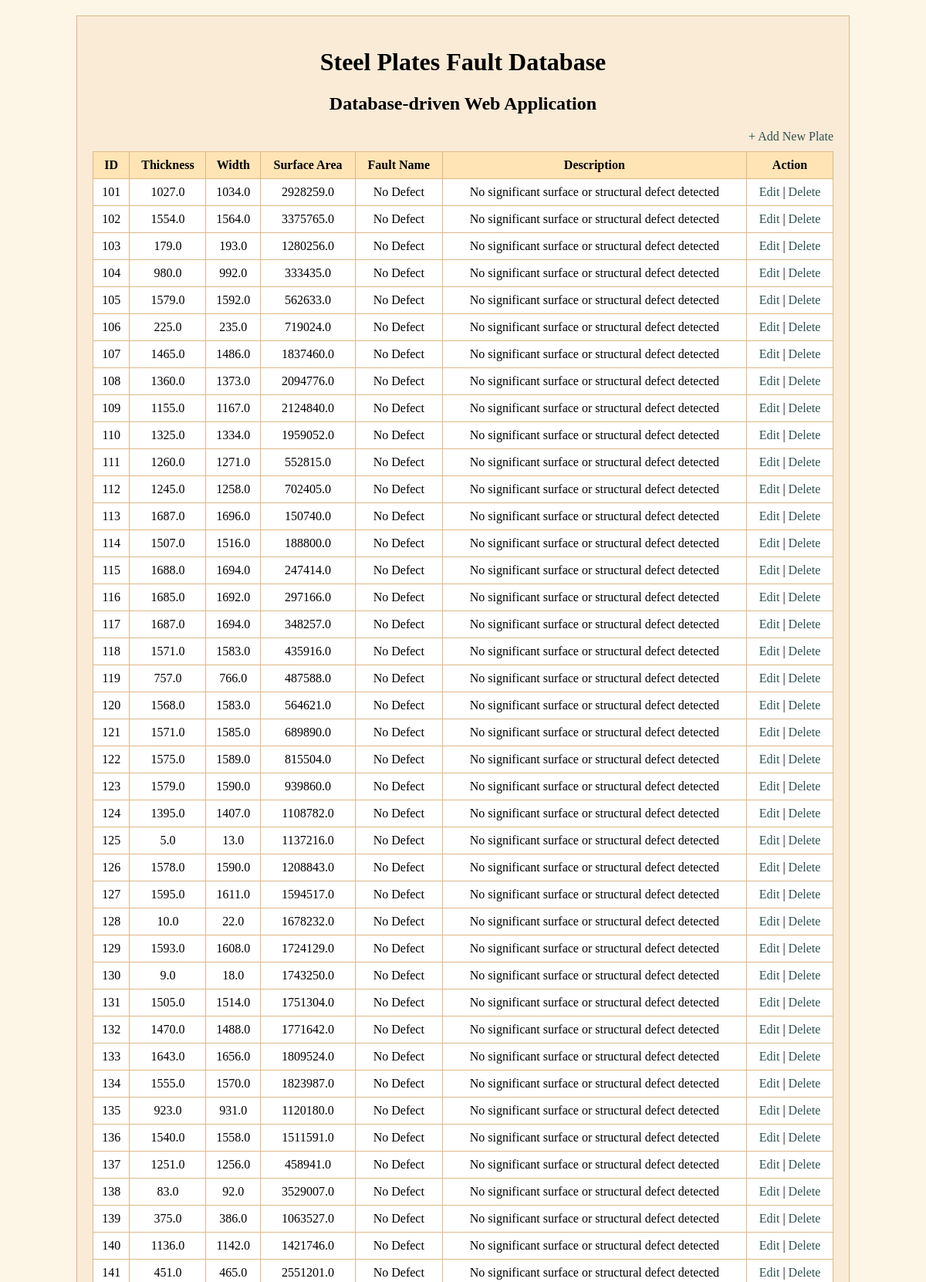
Screenshot of /plates?page=3 (upper part) with the database file from the repository.
### tables this page shows
CREATE TABLE plates (
    id INTEGER PRIMARY KEY AUTOINCREMENT,
    thickness REAL, width REAL, length REAL, surface_area REAL, edge_roughness REAL, surface_variance REAL, brightness REAL, reflectivity REAL, luminosity REAL, hardness REAL, density REAL, temperature REAL, vibration_level REAL, pressure REAL, tensile_strength REAL, yield_strength REAL, elongation REAL, grain_size REAL, oxidation_level REAL, corrosion_index REAL, crack_density REAL, scratch_intensity REAL, stain_ratio REAL, defect_area_ratio REAL, flatness REAL, alignment_error REAL, quality_score REAL, fault_type TEXT
);

CREATE TABLE faults (
    fault_code TEXT PRIMARY KEY,
    fault_name TEXT,
    description TEXT
);

### app.py (the view)
@app.route("/plates")
def show_plates():
    page = request.args.get("page", default=1, type=int)
    if page < 1:
        page = 1
    per_page = 50
    offset = (page - 1) * per_page
    conn = get_db_connection()
    cursor = conn.cursor()
    cursor.execute(
        """
        SELECT
            p.id,
            p.thickness,
            p.width,
            p.surface_area,
            f.fault_name,
            f.description
        FROM plates p
        LEFT JOIN faults f
          ON p.fault_type = f.fault_code
        ORDER BY p.id
        LIMIT ? OFFSET ?
        """,
        (per_page, offset)
    )
    rows = cursor.fetchall()
    conn.close()
    return render_template(
        "plates.html",
        rows=rows,
        page=page
    )

### app.py (called while the page is built)
def get_db_connection():
    conn = sqlite3.connect("app.db")
    conn.row_factory = sqlite3.Row
    return conn

### templates/plates.html (shortened to what this page needs)
<!DOCTYPE html>
<html>
<head>
</head>
<body>
    <h1>Steel Plates Fault Database</h1>
    <h2>Database-driven Web Application</h2>
    <div class="top-link">
        <a href="/add">+ Add New Plate</a>
    </div>
    <table>
        <tr>
            <th>ID</th>
            <th>Thickness</th>
            <th>Width</th>
            <th>Surface Area</th>
            <th>Fault Name</th>
            <th>Description</th>
            <th>Action</th>
        </tr>
        {% for row in rows %}
        <tr>
            <td>{{ row["id"] }}</td>
            <td>{{ row["thickness"] }}</td>
            <td>{{ row["width"] }}</td>
            <td>{{ row["surface_area"] }}</td>
            <td>{{ row["fault_name"] }}</td>
            <td>{{ row["description"] }}</td>
            <td>
                <a href="/edit/{{ row['id'] }}">Edit</a> |
                <a href="/delete/{{ row['id'] }}">Delete</a>
            </td>
        </tr>
        {% endfor %}
    </table>
</body>
</html>

### templates/plates.html (style rules this page uses)
html { background-color: oldlace; }
body { background-color: antiquewhite; border: 1px solid burlywood; padding: 20px; margin: 20px auto; width: 80%; }
h1, h2 { text-align: center; }
table { width: 100%; border-collapse: collapse; background-color: white; }
th, td { border: 1px solid burlywood; padding: 8px; text-align: center; }
th { background-color: moccasin; }
a { text-decoration: none; color: darkslategray; }
.top-link { text-align: right; margin-bottom: 10px; }

### rows the page displays
plates: id "101", thickness "1027.0", width "1034.0", surface_area "2928259.0", fault_name "No Defect", description "No significant surface or structural defect detected"
plates: id "102", thickness "1554.0", width "1564.0", surface_area "3375765.0", fault_name "No Defect", description "No significant surface or structural defect detected"
plates: id "103", thickness "179.0", width "193.0", surface_area "1280256.0", fault_name "No Defect", description "No significant surface or structural defect detected"
plates: id "104", thickness "980.0", width "992.0", surface_area "333435.0", fault_name "No Defect", description "No significant surface or structural defect detected"
plates: id "105", thickness "1579.0", width "1592.0", surface_area "562633.0", fault_name "No Defect", description "No significant surface or structural defect detected"
plates: id "106", thickness "225.0", width "235.0", surface_area "719024.0", fault_name "No Defect", description "No significant surface or structural defect detected"
plates: id "107", thickness "1465.0", width "1486.0", surface_area "1837460.0", fault_name "No Defect", description "No significant surface or structural defect detected"
plates: id "108", thickness "1360.0", width "1373.0", surface_area "2094776.0", fault_name "No Defect", description "No significant surface or structural defect detected"
plates: id "109", thickness "1155.0", width "1167.0", surface_area "2124840.0", fault_name "No Defect", description "No significant surface or structural defect detected"
plates: id "110", thickness "1325.0", width "1334.0", surface_area "1959052.0", fault_name "No Defect", description "No significant surface or structural defect detected"
plates: id "111", thickness "1260.0", width "1271.0", surface_area "552815.0", fault_name "No Defect", description "No significant surface or structural defect detected"
plates: id "112", thickness "1245.0", width "1258.0", surface_area "702405.0", fault_name "No Defect", description "No significant surface or structural defect detected"
plates: id "113", thickness "1687.0", width "1696.0", surface_area "150740.0", fault_name "No Defect", description "No significant surface or structural defect detected"
plates: id "114", thickness "1507.0", width "1516.0", surface_area "188800.0", fault_name "No Defect", description "No significant surface or structural defect detected"
plates: id "115", thickness "1688.0", width "1694.0", surface_area "247414.0", fault_name "No Defect", description "No significant surface or structural defect detected"
plates: id "116", thickness "1685.0", width "1692.0", surface_area "297166.0", fault_name "No Defect", description "No significant surface or structural defect detected"
plates: id "117", thickness "1687.0", width "1694.0", surface_area "348257.0", fault_name "No Defect", description "No significant surface or structural defect detected"
plates: id "118", thickness "1571.0", width "1583.0", surface_area "435916.0", fault_name "No Defect", description "No significant surface or structural defect detected"
plates: id "119", thickness "757.0", width "766.0", surface_area "487588.0", fault_name "No Defect", description "No significant surface or structural defect detected"
plates: id "120", thickness "1568.0", width "1583.0", surface_area "564621.0", fault_name "No Defect", description "No significant surface or structural defect detected"
plates: id "121", thickness "1571.0", width "1585.0", surface_area "689890.0", fault_name "No Defect", description "No significant surface or structural defect detected"
plates: id "122", thickness "1575.0", width "1589.0", surface_area "815504.0", fault_name "No Defect", description "No significant surface or structural defect detected"
plates: id "123", thickness "1579.0", width "1590.0", surface_area "939860.0", fault_name "No Defect", description "No significant surface or structural defect detected"
plates: id "124", thickness "1395.0", width "1407.0", surface_area "1108782.0", fault_name "No Defect", description "No significant surface or structural defect detected"
plates: id "125", thickness "5.0", width "13.0", surface_area "1137216.0", fault_name "No Defect", description "No significant surface or structural defect detected"
plates: id "126", thickness "1578.0", width "1590.0", surface_area "1208843.0", fault_name "No Defect", description "No significant surface or structural defect detected"
plates: id "127", thickness "1595.0", width "1611.0", surface_area "1594517.0", fault_name "No Defect", description "No significant surface or structural defect detected"
plates: id "128", thickness "10.0", width "22.0", surface_area "1678232.0", fault_name "No Defect", description "No significant surface or structural defect detected"
plates: id "129", thickness "1593.0", width "1608.0", surface_area "1724129.0", fault_name "No Defect", description "No significant surface or structural defect detected"
plates: id "130", thickness "9.0", width "18.0", surface_area "1743250.0", fault_name "No Defect", description "No significant surface or structural defect detected"
plates: id "131", thickness "1505.0", width "1514.0", surface_area "1751304.0", fault_name "No Defect", description "No significant surface or structural defect detected"
plates: id "132", thickness "1470.0", width "1488.0", surface_area "1771642.0", fault_name "No Defect", description "No significant surface or structural defect detected"
plates: id "133", thickness "1643.0", width "1656.0", surface_area "1809524.0", fault_name "No Defect", description "No significant surface or structural defect detected"
plates: id "134", thickness "1555.0", width "1570.0", surface_area "1823987.0", fault_name "No Defect", description "No significant surface or structural defect detected"
plates: id "135", thickness "923.0", width "931.0", surface_area "1120180.0", fault_name "No Defect", description "No significant surface or structural defect detected"
plates: id "136", thickness "1540.0", width "1558.0", surface_area "1511591.0", fault_name "No Defect", description "No significant surface or structural defect detected"
plates: id "137", thickness "1251.0", width "1256.0", surface_area "458941.0", fault_name "No Defect", description "No significant surface or structural defect detected"
plates: id "138", thickness "83.0", width "92.0", surface_area "3529007.0", fault_name "No Defect", description "No significant surface or structural defect detected"
plates: id "139", thickness "375.0", width "386.0", surface_area "1063527.0", fault_name "No Defect", description "No significant surface or structural defect detected"
plates: id "140", thickness "1136.0", width "1142.0", surface_area "1421746.0", fault_name "No Defect", description "No significant surface or structural defect detected"
plates: id "141", thickness "451.0", width "465.0", surface_area "2551201.0", fault_name "No Defect", description "No significant surface or structural defect detected"
